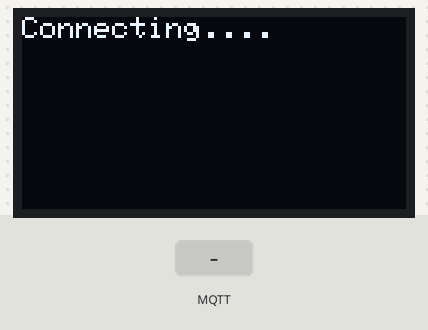
Simulated run of this sketch. Board: ESP8266 (NodeMCU). Shown: 128×64 one-colour display. The test bench sets the inputs (shaded band). WiFi joins after 1.5 s; servers stay silent unless stated; the local clock reads 2024-03-15 10:24:30 at power-on unless the sketch sets it; no MQTT or app messages arrive unless stated; what the sketch prints to the serial monitor is not drawn.

Above: at 0.4 s.
At 1.7 s:
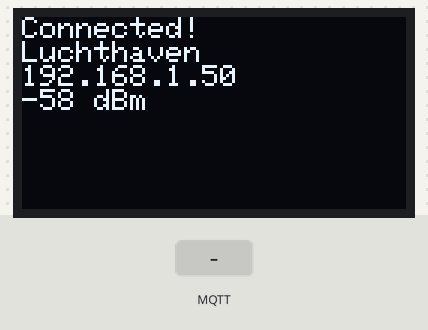
At 3.3 s:
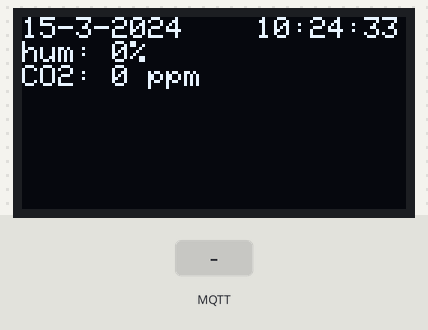
3.4 s: MQTT message "revspace/state" arrives on the first subscribed topic
6.4 s: MQTT message "open" arrives on the first subscribed topic
Timing chart, 0 to 9.4 s (numbered marks = the images above; inputs shaded):
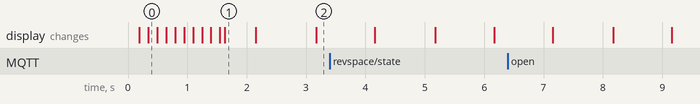

The sketch:

mqtt_OLED.ino
```cpp
/*
It's finally here!
*/

#include <EEPROM.h>

#include <ESP8266WiFi.h>
#include <WiFiUdp.h>
#include <WiFiClient.h>

#include <Time.h>         //http://www.arduino.cc/playground/Code/Time
#include <Timezone.h>     //https://github.com/LelandSindt/Timezone

#include <PubSubClient.h> //https://github.com/knolleary/pubsubclient/releases/tag/2.4

#include <SPI.h>
#include <Wire.h>
#include <Adafruit_GFX.h>
#include <Adafruit_SSD1306.h>

#define OLED_RESET 15
Adafruit_SSD1306 display(OLED_RESET);

#if (SSD1306_LCDHEIGHT != 64)
#error("Height incorrect, please fix Adafruit_SSD1306.h!");
#endif

bool spacestate;
bool klok_ok = false;
uint16_t humidity = 0;
uint16_t co2 = 0;

// WiFi settings
char ssid[] = "Luchthaven";  //  your network SSID (name)
char pass[] = "";       // your network password

// Timezone Rules for Europe
// European Daylight time begins on the last sunday of March
// European Standard time begins on the last sunday of October
// I hope i got the correct hour set for the time-change rule (5th parameter in the rule).

TimeChangeRule CEST = {"CEST", Last, Sun, Mar, 2, +120};    //Daylight time = UTC +2 hours
TimeChangeRule CET = {"CET", Last, Sun, Oct, 3, +60};     //Standard time = UTC +1 hours
Timezone myTZ(CEST, CET);
TimeChangeRule *tcr;        //pointer to the time change rule, use to get TZ abbrev
time_t utc, local;

// NTP Server settings and preparations
unsigned int localPort = 2390;      // local port to listen for UDP packets
IPAddress timeServerIP; // time.nist.gov NTP server address
const char* ntpServerName = "pool.ntp.org";
const int NTP_PACKET_SIZE = 48; // NTP time stamp is in the first 48 bytes of the message
byte packetBuffer[ NTP_PACKET_SIZE]; //buffer to hold incoming and outgoing packets
WiFiUDP udp;

// MQTT Server settings and preparations
const char* mqtt_server = "test.mosquitto.org";
WiFiClient espClient;
PubSubClient client(mqtt_server, 1883, onMqttMessage, espClient);
long lastReconnectAttempt = 0;

void setup()
{
  Serial.begin(115200);
  Serial.println();
  display.begin(SSD1306_SWITCHCAPVCC, 0x3C);


  display.clearDisplay();
  display.display();
  delay(1);


  // We start by connecting to a WiFi network
  Serial.print("Connecting to ");
  Serial.println(ssid);
  WiFi.begin(ssid, pass);
  display.setTextSize(1);
  display.setTextColor(WHITE);
  display.setCursor(0, 0);
  display.print("Connecting");
  display.display();
  delay(1);
  while (WiFi.status() != WL_CONNECTED) {

    display.print(".");
    display.display();
    delay(50);
  }


  Serial.println("WiFi connected");
  display.clearDisplay();
  display.setCursor(0, 0);
  display.println("Connected!");
  display.println(WiFi.SSID());
  display.println(WiFi.localIP());
  display.print(WiFi.RSSI());
  display.println(" dBm");
  display.display();
  delay(1);

  Serial.println("IP address: ");
  Serial.println(WiFi.localIP());

  udp.begin(localPort);
  ntpsync();

  spacestate = HIGH; // so we get display before receiving MQTT Space State message

}

void loop()
{
  if (!client.connected()) {
    Serial.println(".");
    long verstreken = millis();
    if (verstreken - lastReconnectAttempt > 5000) {
      lastReconnectAttempt = verstreken;
      // Attempt to reconnect
      if (reconnect()) {
        lastReconnectAttempt = 0;
      }
    }
  } else {
    // Client connected
    client.loop();
  }
  display.clearDisplay();
  display.setTextSize(1);
  display.setCursor(0, 0);
  printDate(now());
  display.setCursor(78, 0);
  printTime(now());

  display.setCursor(0,8);
  display.print("hum: ");
  display.print(humidity);
  display.println("%");
  display.print("CO2: ");
  display.print(co2);
  display.println(" ppm");


    display.display();
    delay(1);
  if (spacestate == HIGH) {

} else {

}

// NTP sync every 3 hours.
if (hour(now()) % 3 == 0 && minute(now()) == 0 && second(now()) == 0) {
  klok_ok = false;
}

if (!klok_ok) {
  ntpsync();
  }
}


boolean reconnect() {
  if (client.connect("ESP-krant")) {
    // Once connected, publish an announcement...
    client.publish("revspace/espkrant", "hello world");
    // ... and resubscribe
    client.subscribe("revspace/state");
    client.loop();
    client.subscribe("revspace/button/nomz");
    client.loop();
    client.subscribe("revspace/button/doorbell");
    client.loop();

    client.subscribe("revspace/sensors/co2");
    client.loop();
    client.subscribe("revspace/sensors/humidity");
    client.loop();

  }
  return client.connected();
}


boolean ntpsync() {

  //get a random server from the pool
  WiFi.hostByName(ntpServerName, timeServerIP);

  sendNTPpacket(timeServerIP); // send an NTP packet to a time server

  delay(500);

  int cb = udp.parsePacket();
  if (!cb) {
    Serial.println("no packet yet");
    klok_ok = false;
  }
  else {
    Serial.print("packet received, length=");
    Serial.println(cb);
    // We've received a packet, read the data from it
    udp.read(packetBuffer, NTP_PACKET_SIZE); // read the packet into the buffer

    //the timestamp starts at byte 40 of the received packet and is four bytes,
    // or two words, long. First, esxtract the two words:

    unsigned long highWord = word(packetBuffer[40], packetBuffer[41]);
    unsigned long lowWord = word(packetBuffer[42], packetBuffer[43]);
    // combine the four bytes (two words) into a long integer
    // this is NTP time (seconds since Jan 1 1900):
    unsigned long secsSince1900 = highWord << 16 | lowWord;
    Serial.print("Seconds since Jan 1 1900 = " );
    Serial.println(secsSince1900);

    // now convert NTP time into everyday time:
    Serial.print("Unix time = ");
    // Unix time starts on Jan 1 1970. In seconds, that's 2208988800:
    const unsigned long seventyYears = 2208988800UL;
    // subtract seventy years:
    unsigned long epoch = secsSince1900 - seventyYears;
    // print Unix time:
    Serial.println(epoch);

    local = myTZ.toLocal(epoch, &tcr);

    setTime(local);
    klok_ok = true;
  }
}


// send an NTP request to the time server at the given address
unsigned long sendNTPpacket(IPAddress& address)
{
  Serial.println("sending NTP packet...");
  // set all bytes in the buffer to 0
  memset(packetBuffer, 0, NTP_PACKET_SIZE);
  // Initialize values needed to form NTP request
  // (see URL above for details on the packets)
  packetBuffer[0] = 0b11100011;   // LI, Version, Mode
  packetBuffer[1] = 0;     // Stratum, or type of clock
  packetBuffer[2] = 6;     // Polling Interval
  packetBuffer[3] = 0xEC;  // Peer Clock Precision
  // 8 bytes of zero for Root Delay & Root Dispersion
  packetBuffer[12]  = 49;
  packetBuffer[13]  = 0x4E;
  packetBuffer[14]  = 49;
  packetBuffer[15]  = 52;

  // all NTP fields have been given values, now
  // you can send a packet requesting a timestamp:
  udp.beginPacket(address, 123); //NTP requests are to port 123
  udp.write(packetBuffer, NTP_PACKET_SIZE);
  udp.endPacket();
}


void printTime(time_t t)
{

  if (hour(t) < 10) {
    display.print("0");
  }
  display.print(hour(t));
  display.print(":");

  if (minute(t) < 10) {
    display.print("0");
  }
  display.print(minute(t));
  display.print(":");
  if (second(t) < 10) {
    display.print("0");
  }
  display.println(second(t));
}

void printDate(time_t t)
{
  display.print(day(t));
  display.print("-");
  display.print(month(t));
  display.print("-");
  display.print(year(t));
}


void onMqttMessage(char* topic, byte* payload, unsigned int length) {
  uint16_t spaceCnt;
  uint8_t numCnt = 0;
  char bericht[50] = "";

  Serial.print("received topic: ");
  Serial.println(topic);
  Serial.print("length: ");
  Serial.println(length);
  Serial.print("payload: ");

  Serial.println(bericht);
  Serial.println();

  // Lets select a topic/payload handler
  // Some topics (buttons for example) don't need a specific payload handled, just a reaction to the topic. Saves a lot of time!


  // Space State
  if (strcmp(topic, "revspace/state") == 0) {
    for (uint8_t pos = 0; pos < length; pos++) {
      bericht[pos] = payload[pos];
    }

    if (strcmp(bericht, "open") == 0) {
      Serial.println("Revspace is open");
      if (spacestate == LOW) {
        spacestate = HIGH;
      }
    } else {
      // If it ain't open, it's closed! (saves a lot of time doing strcmp).
      Serial.println("Revspace is dicht");
      if (spacestate == HIGH) {
        spacestate = LOW;
      }
    }
  }

  // NOMZ because we are hungry! Lets join the blinking lights parade!
  if (strcmp(topic, "revspace/button/nomz") == 0) {

  }

  // DOORBELL
  if (strcmp(topic, "revspace/button/doorbell") == 0) {

  }

  // CO2 measurements and alerts. Set to Revspace default like Ledbanner
  if (strcmp(topic, "revspace/sensors/co2") == 0) {
    char num[4] = "";
    spaceCnt = 0;
    numCnt = 0;

    while (((uint8_t)payload[spaceCnt] != 32) && (spaceCnt <= length) && (numCnt < 4)) {
      num[numCnt] = payload[spaceCnt];
      numCnt++;
      spaceCnt++;
    }
    if (numCnt > 0) {
      co2 = atoi(&num[0]);
    }
    Serial.print("co2: ");
    Serial.print(co2);
    Serial.println(" PPM");

    if (co2 > 1600) {

    }
  }

  // Humidity measurements and alerts. Set to Revspace default like Ledbanner
  if (strcmp(topic, "revspace/sensors/humidity") == 0) {
    char num[2] = "";
    spaceCnt = 0;
    numCnt = 0;


    while (((uint8_t)payload[spaceCnt] != 46) && (spaceCnt <= length) && (numCnt < 2)) {
      num[numCnt] = payload[spaceCnt];
      numCnt++;
      spaceCnt++;
    }
    if (numCnt > 0) {
      humidity = atoi(&num[0]);
    }
    Serial.print("Humidity: ");
    Serial.print(humidity);
    Serial.println("");
    if (humidity < 32) {

    }
  }

  Serial.println();
}
```

Measured:
- what the display in image 1 shows lasts 0.6 s, from 1.6 s to 2.2 s
